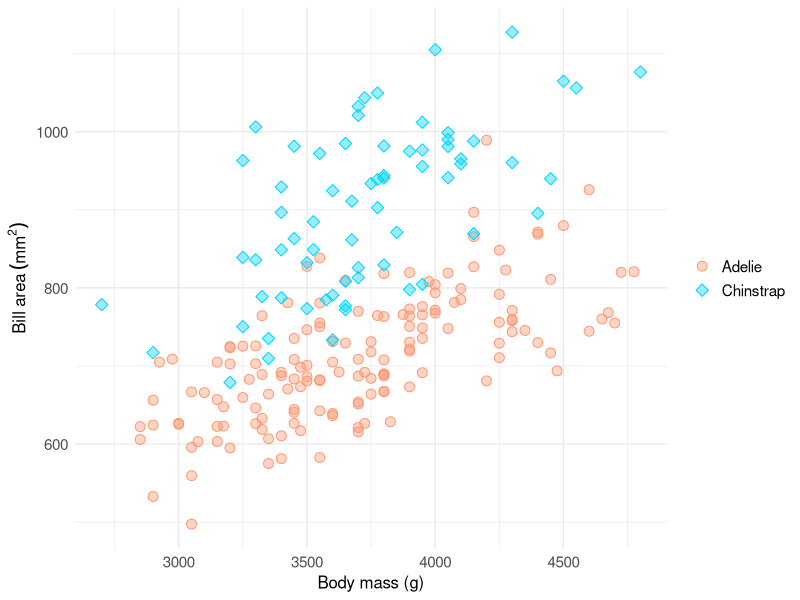

R code for this plot:
## ---- chunk 1
#| label: exercise-output
#| echo: false

library(ggplot2)
penguins_colors <- c("#FF9671", "#00D2FC")

palmerpenguins::penguins |>
  dplyr::filter(species != "Gentoo") |>
  dplyr::mutate(
    bill_area = bill_length_mm * bill_depth_mm
  ) |>
  ggplot(aes(
    x = body_mass_g,
    y = bill_area,
    color = species,
    shape = species,
    fill = species
  )) +
  geom_point(size = 3) +
  scale_color_manual(values = penguins_colors) +
  scale_shape_manual(values = c(21, 23)) +
  scale_fill_manual(values = alpha(penguins_colors, .4)) +
  labs(
    x = "Body mass (g)",
    y = expression(Bill~area~(mm^{2}))
  ) +
  theme_minimal() +
  theme(
    legend.title = element_blank(),
    legend.text = element_text(size = 11),
    axis.text = element_text(size = 11),
    axis.title = element_text(size = rel(1.1))
  )
